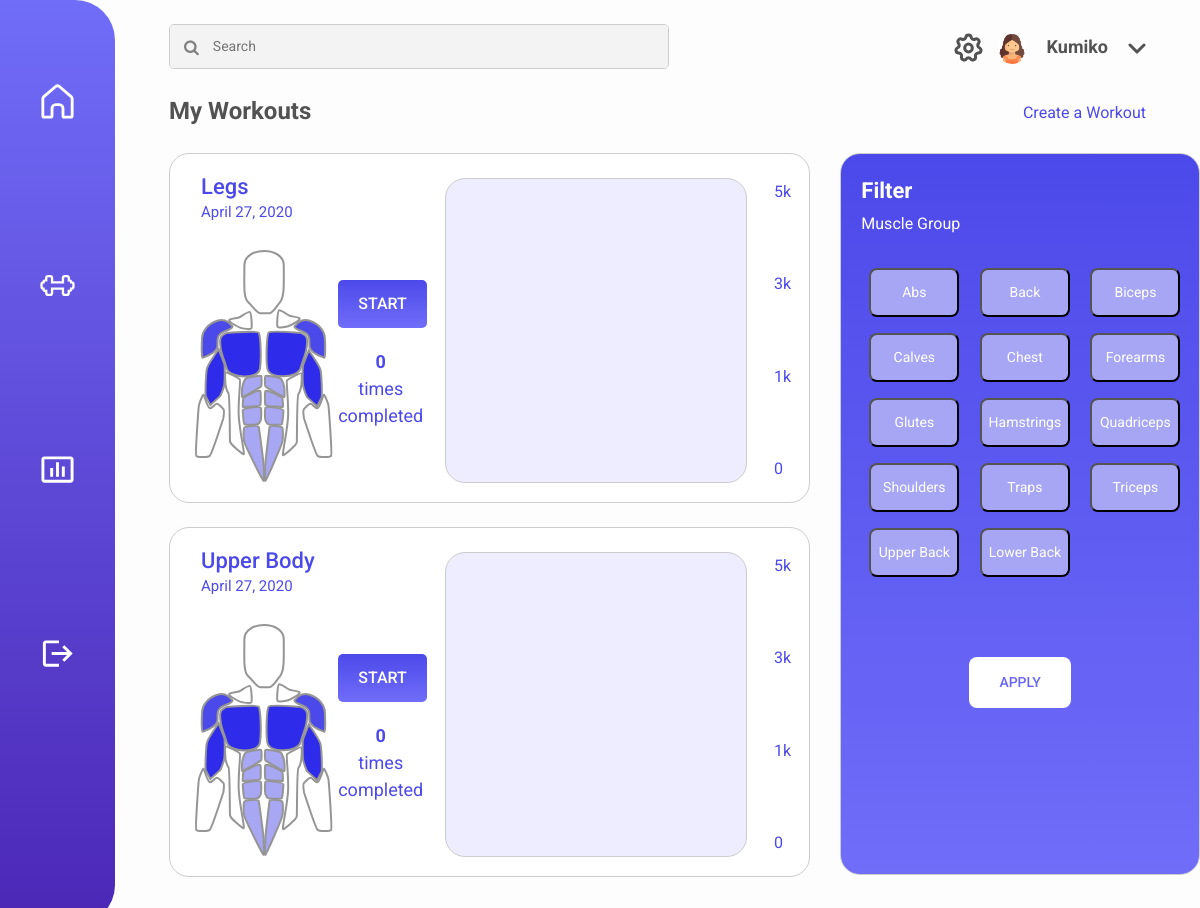
Before: /workouts/ (signed in) with the older database file.
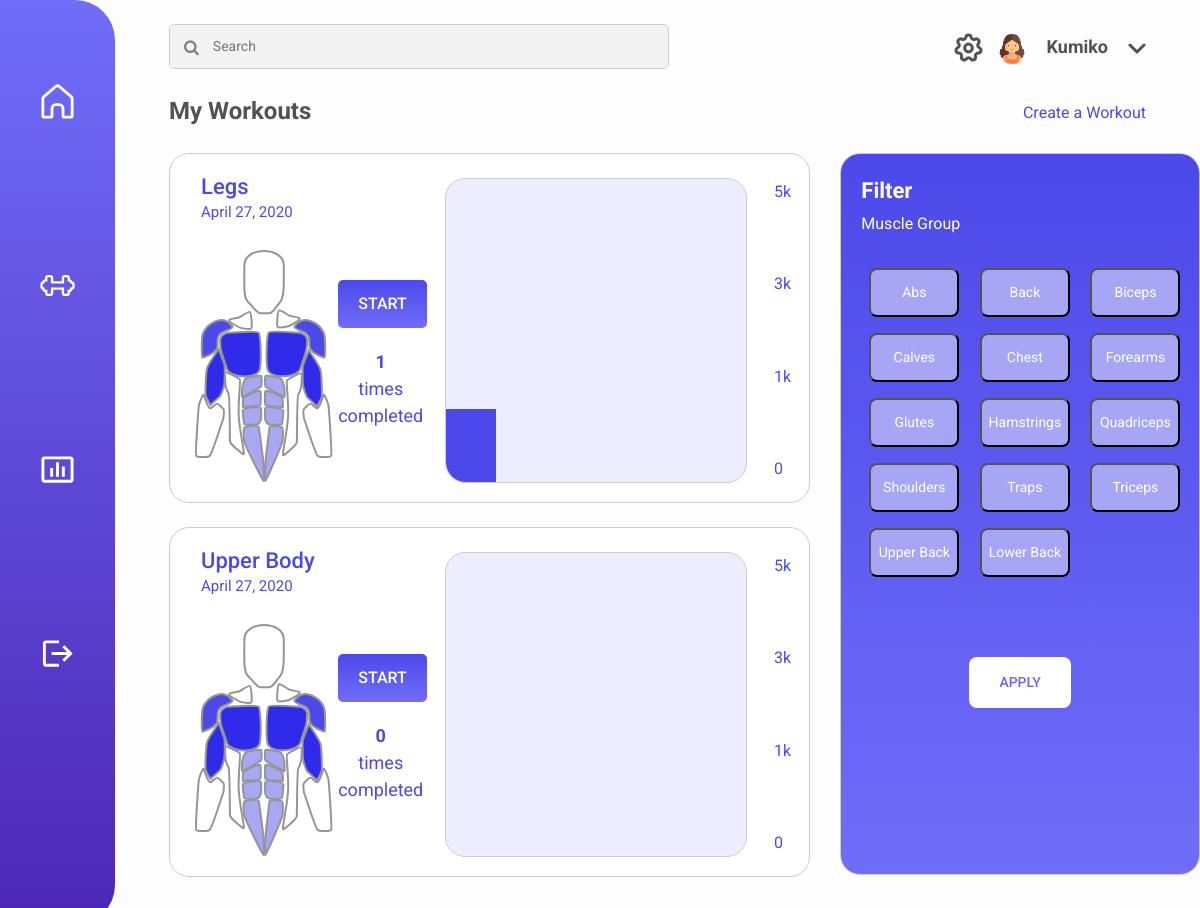
After: the same page with the newer database file.
### dashboard/models.py (models this page shows)
class Workout(models.Model):
	times_completed = models.IntegerField()
	date_created = models.DateField(auto_now_add=True)
	last_date_completed = models.DateField(auto_now=True)
	name = models.CharField(max_length=120)
	avg_time_completed = models.DurationField(default=timedelta(minutes=0))
	total_time = models.DurationField(default=timedelta(minutes=0))
	user = models.ForeignKey(User, on_delete=models.CASCADE)
	weight_lifted = models.FloatField(default=0)

class Exercise(models.Model):
	exercise_type = models.ForeignKey(ExerciseType, on_delete=models.CASCADE)
	num_reps = models.IntegerField()
	num_sets = models.IntegerField()
	weight_lifted = models.FloatField()
	weight = models.FloatField()
	workout = models.ForeignKey('Workout', on_delete=models.CASCADE)

### dashboard/views.py (the view, shortened to what this page needs)
# urls.py: path('workouts/', workouts_view),
@login_required
def workouts_view(request):
	workouts = Workout.objects.filter(user=request.user)
	exercises = []
	for workout in workouts:
		for exercise in Exercise.objects.filter(workout=workout):
			exercises.append(exercise)
	return render(request, 'workouts.html', {'workouts':workouts, 'exercises':exercises})

### templates/workouts.html (shortened to what the changed rows need)
<!DOCTYPE html>
<html lang="en">
<head>
    {% load static %}
    <link rel="stylesheet" href="https://cdnjs.cloudflare.com/ajax/libs/font-awesome/4.7.0/css/font-awesome.min.css">
    <link href="{% static 'fitnessing/css/dashboard.css' %}" rel="stylesheet">
    <link rel="stylesheet" href="https://stackpath.bootstrapcdn.com/bootstrap/4.4.1/css/bootstrap.min.css">
</head>
<body>
    <div class="container-fluid main">
        <div class="row p-4 mx-0 pr-4">
            <div class="col-sm-8">
                {% if workouts|length > 0 %}
                {% for workout in workouts %}
                <div class="row workouts_container mx-0 mb-4">
                    <div class="col-sm-5">
                        <div class="row p-3">
                            <div class="col-sm-12">
                                <p class="muscle_group mb-2">{{workout.name}}</p>
                                <p class="day mb-0">{{workout.last_date_completed}}</p>
                            </div>
                        </div>
                        <div class="row">
                            <div class="col-sm-6">
                                <img class="diagram" src="{% static 'fitnessing/images/Muscles.svg' %}">
                            </div>
                            <div class="col-sm-6">
                                <div class="start" onclick="location.href='/current-workout/' + {{ workout.id }} ">START</div>
                                <p class="completed"><b>{{workout.times_completed}}</b><br>times<br>completed</p>
                            </div>
                        </div>
                    </div>
                    <div class="col-sm-6 p-4">
                        <div class="row graph_container">
                            {% for exercise in exercises %}
                                {% if exercise.workout == workout %}
                                    {% widthratio exercise.weight_lifted 1 exercise.workout.times_completed as weight %}
                                    {% widthratio weight 2.205 1 as kg %}
                                    {% widthratio kg 5000 100 as percent %}
                                    {% if percent|add:0 > 100 %}
                                        {% with 100 as cap %}
                                            {% if forloop.counter0 == 0 %}
                                            <div class="col-sm-2 bar1" style="height: {{cap}}% !important"></div>
                                            {% endif %}
                                            {% if forloop.counter0 == 1 %}
                                            <div class="col-sm-2 bar2" style="height: {{cap}}% !important"></div>
                                            {% endif %}
                                            {% if forloop.counter0 == 2 %}
                                            <div class="col-sm-2 bar3" style="height: {{cap}}% !important"></div>
                                            {% endif %}
                                            {% if forloop.counter0 == 3 %}
                                            <div class="col-sm-2 bar4" style="height: {{cap}}% !important"></div>
                                            {% endif %}
                                            {% if forloop.counter0 == 4 %}
                                            <div class="col-sm-2 bar2" style="height: {{cap}}% !important"></div>
                                            {% endif %}
                                            {% if forloop.counter0 == 5 %}
                                            <div class="col-sm-2 bar5" style="height: {{cap}}% !important"></div>
                                            {% endif %}
                                        {% endwith %}
                                    {% else %}
                                    {% if forloop.counter0 == 0 %}
                                        <div class="col-sm-2 bar1" style="height: {{percent}}% !important"></div>
                                        {% endif %}
                                    {% endif %}
                                {% endif %}
                            {% endfor %}
                        </div>
                    </div>
                    <div class="col-sm-1">
                        <div class="measurements">
                            <p>5k</p>
                            <p>3k</p>
                            <p>1k</p>
                            <p>0</p>
                        </div>
                    </div>
                </div>
                {% endfor %}
                {% else %}
                <div class="col-sm-12 text-center mt-4 pt-4">
                    <p class="empty_workouts">You have no workouts added yet. Go on and add your first one!</p>
                </div>
                {% endif %}
            </div>
        </div>
    </div>
</body>
</html>

Changed rows visible on the page:
changed Workout "Legs": gains Exercise ({{ percent }} 24 (drawn)); times_completed "0" → "1"
